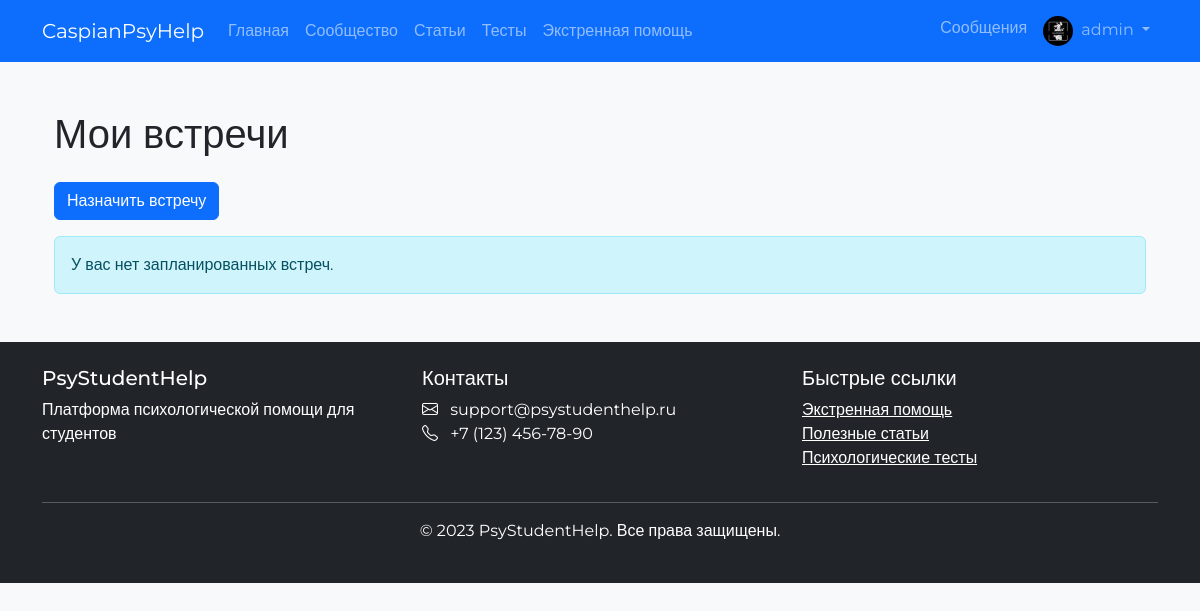
Before: /appointments (signed in) with the older database file.
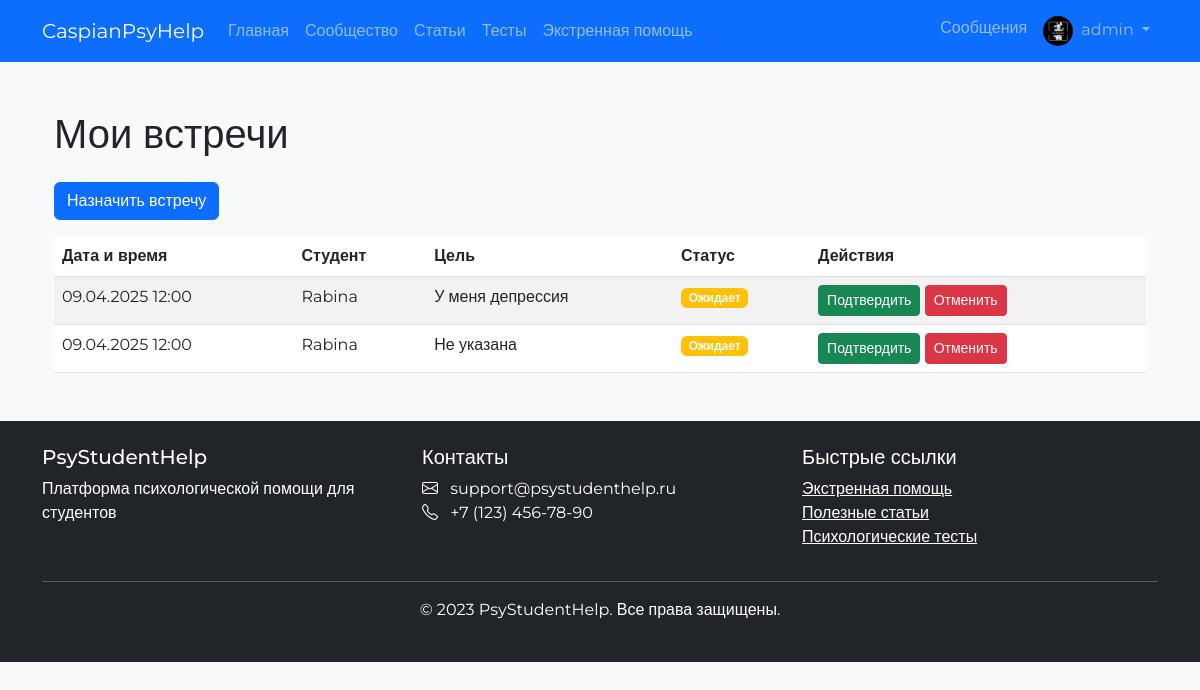
After: the same page with the newer database file.
### main.py (models this page shows)
class User(db.Model):
    id = db.Column(db.Integer, primary_key=True)
    username = db.Column(db.String(80), unique=True, nullable=False)
    email = db.Column(db.String(120), unique=True, nullable=False)
    password = db.Column(db.String(200), nullable=False)
    role = db.Column(db.String(20), nullable=False)  # 'student' или 'psychologist'
    full_name = db.Column(db.String(100))
    bio = db.Column(db.Text)
    profile_pic = db.Column(db.String(100))
    created_at = db.Column(db.DateTime, default=datetime.utcnow)
    comments = db.relationship('Comment', backref='author', lazy=True)
    tests = db.relationship('Test', backref='creator', lazy=True)
    test_results = db.relationship('TestResult', backref='user', lazy=True)
    messages_sent = db.relationship('Message', foreign_keys='Message.sender_id', backref='sender', lazy=True)
    messages_received = db.relationship('Message', foreign_keys='Message.recipient_id', backref='recipient', lazy=True)
    reports = db.relationship('StudentReport', foreign_keys='StudentReport.student_id', backref='student', lazy=True)
    appointments = db.relationship('Appointment', foreign_keys='Appointment.student_id', backref='student', lazy=True)
    psychologist_appointments = db.relationship('Appointment', foreign_keys='Appointment.psychologist_id', backref='psychologist', lazy=True)

class Appointment(db.Model):
    id = db.Column(db.Integer, primary_key=True)
    student_id = db.Column(db.Integer, db.ForeignKey('user.id'), nullable=False)
    psychologist_id = db.Column(db.Integer, db.ForeignKey('user.id'), nullable=False)
    appointment_date = db.Column(db.DateTime, nullable=False)
    purpose = db.Column(db.Text)
    status = db.Column(db.String(20), default='pending')  # 'pending', 'confirmed', 'cancelled'
    created_at = db.Column(db.DateTime, default=datetime.utcnow)

### main.py (the view)
@app.route('/appointments')
def appointments():
    if 'user_id' not in session:
        return redirect(url_for('login'))
    user = get_current_user()
    if user.role == 'psychologist':
        appointments = Appointment.query.filter_by(psychologist_id=user.id).order_by(Appointment.appointment_date.asc()).all()
    else:
        appointments = Appointment.query.filter_by(student_id=user.id).order_by(Appointment.appointment_date.asc()).all()
    return render_template('appointments.html', appointments=appointments)

### main.py (called while the page is built)
def is_psychologist():
    return 'user_id' in session and User.query.get(session['user_id']).role == 'psychologist'

def get_current_user():
    if 'user_id' in session:
        return User.query.get(session['user_id'])
    return None

### templates/appointments.html (shortened to what this page needs)
<!DOCTYPE html>
<html lang="ru">
<head>
    <link href="https://cdn.jsdelivr.net/npm/bootstrap@5.3.0/dist/css/bootstrap.min.css" rel="stylesheet">
</head>
<body>
    {% extends "base.html" %}
    {% block content %}
    <div class="container mt-5">
        <h1 class="mb-4">Мои встречи</h1>
        {% if is_psychologist() %}
            <a href="{{ url_for('student_list') }}" class="btn btn-primary mb-3">Назначить встречу</a>
        {% endif %}
        {% if appointments %}
            <table class="table table-striped">
                <thead>
                    <tr>
                        <th>Дата и время</th>
                        <th>{% if is_psychologist() %}Студент{% else %}Психолог{% endif %}</th>
                        <th>Цель</th>
                        <th>Статус</th>
                        <th>Действия</th>
                    </tr>
                </thead>
                <tbody>
                    {% for appointment in appointments %}
                    <tr>
                        <td>{{ appointment.appointment_date.strftime('%d.%m.%Y %H:%M') }}</td>
                        <td>{{ (appointment.student.full_name or appointment.student.username) if is_psychologist() else (appointment.psychologist.full_name or appointment.psychologist.username) }}</td>
                        <td>{{ appointment.purpose or 'Не указана' }}</td>
                        <td>
                            {% if appointment.status == 'pending' %}<span class="badge bg-warning">Ожидает</span>
                            {% elif appointment.status == 'confirmed' %}<span class="badge bg-success">Подтверждена</span>
                            {% else %}<span class="badge bg-danger">Отменена</span>{% endif %}
                        </td>
                        <td>
                            {% if appointment.status == 'pending' %}
                                <form action="{{ url_for('update_appointment', appointment_id=appointment.id) }}" method="POST" class="d-inline">
                                    <button type="submit" class="btn btn-sm btn-success">Подтвердить</button>
                                </form>
                                <form action="{{ url_for('update_appointment', appointment_id=appointment.id) }}" method="POST" class="d-inline">
                                    <button type="submit" class="btn btn-sm btn-danger">Отменить</button>
                                </form>
                            {% endif %}
                        </td>
                    </tr>
                    {% endfor %}
                </tbody>
            </table>
        {% else %}
            <div class="alert alert-info">У вас нет запланированных встреч.</div>
        {% endif %}
    </div>
    {% endblock %}

### templates/base.html (shortened to what this page needs)
<!DOCTYPE html>
<html lang="ru">
<head>
    <link href="https://cdn.jsdelivr.net/npm/bootstrap@5.3.0/dist/css/bootstrap.min.css" rel="stylesheet">
    <link rel="stylesheet" href="https://cdn.jsdelivr.net/npm/bootstrap-icons@1.10.0/font/bootstrap-icons.css">
    <link rel="stylesheet" href="{{ url_for('static', filename='css/style.css') }}">
</head>
<body>
    <nav class="navbar navbar-expand-lg navbar-dark bg-primary">
        <div class="container">
            <a class="navbar-brand" href="{{ url_for('index') }}">CaspianPsyHelp</a>
            <div class="collapse navbar-collapse" id="navbarNav">
                <ul class="navbar-nav me-auto">
                    <li class="nav-item">
                        <a class="nav-link" href="{{ url_for('index') }}">Главная</a>
                    </li>
                    <li class="nav-item">
                        <a class="nav-link" href="{{ url_for('posts') }}">Сообщество</a>
                    </li>
                    <li class="nav-item">
                        <a class="nav-link" href="{{ url_for('articles') }}">Статьи</a>
                    </li>
                    <li class="nav-item">
                        <a class="nav-link" href="{{ url_for('tests') }}">Тесты</a>
                    </li>
                    <li class="nav-item">
                        <a class="nav-link" href="{{ url_for('emergency') }}">Экстренная помощь</a>
                    </li>
                </ul>
                <ul class="navbar-nav">
                    {% if 'user_id' in session %}
                        <li class="nav-item">
                            <a class="nav-link position-relative" href="{{ url_for('messages') }}">
                                Сообщения
                            </a>
                        </li>
                        <li class="nav-item dropdown">
                            <a class="nav-link dropdown-toggle" href="#" id="navbarDropdown" role="button" data-bs-toggle="dropdown">
                                {% if get_current_user().profile_pic %}
                                    <img src="{{ url_for('static', filename='uploads/' + get_current_user().profile_pic) }}" class="rounded-circle me-1" width="30" height="30">
                                {% endif %}
                                {{ get_current_user().username }}
                            </a>
                        </li>
                    {% endif %}
                </ul>
            </div>
        </div>
    </nav>
    <main class="container my-4">
        {% block content %}{% endblock %}
    </main>
    <footer class="bg-dark text-white py-4 mt-5">
        <div class="container">
            <div class="row">
                <div class="col-md-4">
                    <h5>PsyStudentHelp</h5>
                    <p>Платформа психологической помощи для студентов</p>
                </div>
                <div class="col-md-4">
                    <h5>Контакты</h5>
                    <ul class="list-unstyled">
                        <li><i class="bi bi-envelope me-2"></i> support@psystudenthelp.ru</li>
                        <li><i class="bi bi-telephone me-2"></i> +7 (123) 456-78-90</li>
                    </ul>
                </div>
                <div class="col-md-4">
                    <h5>Быстрые ссылки</h5>
                    <ul class="list-unstyled">
                        <li><a href="{{ url_for('emergency') }}" class="text-white">Экстренная помощь</a></li>
                        <li><a href="{{ url_for('articles') }}" class="text-white">Полезные статьи</a></li>
                        <li><a href="{{ url_for('tests') }}" class="text-white">Психологические тесты</a></li>
                    </ul>
                </div>
            </div>
            <hr>
            <div class="text-center">
                <p>&copy; 2023 PsyStudentHelp. Все права защищены.</p>
            </div>
        </div>
    </footer>
</body>
</html>

### static/css/style.css (style rules this page uses)
body { font-family: 'Montserrat', sans-serif; background-color: #f8f9fa; }

Changed rows visible on the page:
added Appointment: appointment_date "09.04.2025 12:00", User.role.full_name "Rabina", purpose "У меня депрессия", status "Ожидает"
added Appointment: appointment_date "09.04.2025 12:00", User.role.full_name "Rabina", purpose "Не указана", status "Ожидает"
Other visible differences:
text no longer shown: "У вас нет запланированных встреч."
text now shown: "Дата и время Студент Цель Статус Действия"
